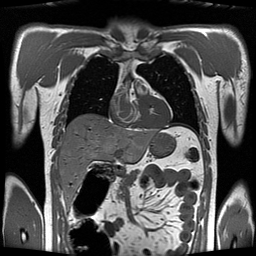
%> input picture Lab9/Q1/S3_Q1_utils/thorax_t1.jpg, 256 x 256 px
$ octave Lab9_Q1.m   (GNU Octave 9; MATLAB toolbox functions it lacks are replaced by stand-ins)
%> lines starting %> are read from the running program, lines starting %| are printed output that depends on the picture; in (x1, y1, x2, y2) boxes, pixels count from 0 and x2, y2 are one past the last pixel; in counts of white or black regions, pixels touching at a corner belong together; the program's own positions count from 1
%% Q1
clc;
clear;
close all;

img = imread('S3_Q1_utils\thorax_t1.jpg'); %Loading Image
%> img is the input picture: size 256x256x3 uint8; min 0, max 255, mean 77.7

img = double(img(:,:,1));
%> img: size 256x256 double

%Choosing the central points of the organs (visually)
lung1_center = [91; 95];
lung2_center = [90; 175];
liver_center = [151; 90];


%Finding the values of the central points:
lung1_val = img(lung1_center(1), lung1_center(2));
%> lung1_val = 9
lung2_val = img(lung2_center(1), lung2_center(2));
%> lung2_val = 13
liver_val = img(liver_center(1), liver_center(2));
%> liver_val = 97


%Setting a threshold for comparing the intensity of adjacent points with the center:
lung1_thr = 0.5*lung1_val;
%> lung1_thr = 4.5
lung2_thr = 0.5*lung2_val;
%> lung2_thr = 6.5
liver_thr = 0.25*liver_val;
%> liver_thr = 24.25


figure;
imshow(uint8(img));
title("Original Image");

%Setting a mask based on defined thresholds:
lung1_mask = abs(img - lung1_val) <= lung1_thr;
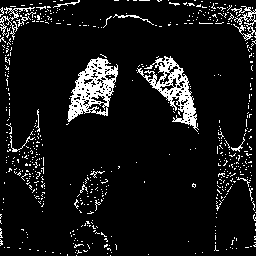
%> lung1_mask: size 256x256 logical; 8.5% white in thin lines or dots
lung2_mask = abs(img - lung2_val) <= lung2_thr;
%> lung2_mask: size 256x256 logical; 7.7% white; 464 white regions (451 under 20 px), largest, box (x1, y1, x2, y2) and area: (66, 56, 119, 125) 1697, (136, 54, 198, 132) 1627, (103, 15, 153, 28) 104
liver_mask = abs(double(liver_val) - double(img)) <= liver_thr;
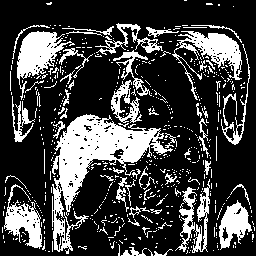
%> liver_mask: size 256x256 logical; 25.9% white; 561 white regions (502 under 20 px), largest, box (x1, y1, x2, y2) and area: (52, 114, 173, 254) 5095, (17, 31, 75, 100) 1512, (172, 31, 242, 100) 1462

%Points that are considered as each organ (1 if it is considered and 0 if it is not)
lung1_points = zeros(size(img));
lung2_points = zeros(size(img));
liver_points = zeros(size(img));

lung1_points(lung1_center(1), lung1_center(2)) = 1;
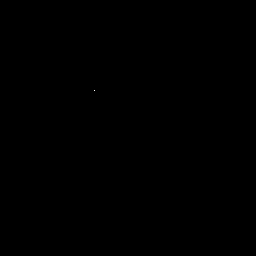
%> lung1_points: size 256x256 double; values 0 (black) and 1 (white), 0% white in thin lines or dots, all inside (x1, y1, x2, y2) = (94, 90, 95, 91)
lung2_points(lung2_center(1), lung2_center(2)) = 1;
%> lung2_points: size 256x256 double; values 0 (black) and 1 (white), 0% white in thin lines or dots, all inside (x1, y1, x2, y2) = (174, 89, 175, 90)
liver_points(liver_center(1), liver_center(2)) = 1;
%> liver_points: size 256x256 double; values 0 (black) and 1 (white), 0% white in thin lines or dots, all inside (x1, y1, x2, y2) = (89, 150, 90, 151)


%**********************For right lung:***************************
tmp = 0;
while tmp < length(find(lung1_points))
    tmp = length(find(lung1_points)); %Previous number of points for the organ
    [lung1_points_y, lung1_points_x] = find(lung1_points == 1); %Currently selected points
    current_points = [lung1_points_y.';lung1_points_x.'];

    up_points = [lung1_points_y.'-1;lung1_points_x.']; %one pixel upper than current points
    down_points = [lung1_points_y.'+1;lung1_points_x.']; %one pixel lower than current points
    left_points = [lung1_points_y.';lung1_points_x.'-1]; %on the left of the current points
    right_points = [lung1_points_y.';lung1_points_x.'+1]; %on the right of the current points

    for j = 1:size(lung1_points_y)

        %Setting all adjacent points to 1:
        lung1_points(up_points(1,j), up_points(2,j)) = 1;
        lung1_points(down_points(1,j), down_points(2,j)) = 1;
        lung1_points(left_points(1,j), left_points(2,j)) = 1;
        lung1_points(right_points(1,j), right_points(2,j)) = 1;
    end

    %Comparing current points with the defined mask:
    lung1_points = lung1_points.*lung1_mask;
end
%> this loop made 58 passes
%> tmp on passes 4 to 15: 23, 36, 52, 70, 90, 112, 134, 156, 182, 208, 238, 273
%> (tmp, current_points, up_points, down_points, left_points, right_points) on pass 2: (5, [91 90 91 92 91; 94 95 95 95 96], [90 89 90 91 90; 94 95 95 95 96], [92 91 92 93 92; 94 95 95 95 96], [91 90 91 92 91; 93 94 94 94 95], [91 90 91 92 91; 95 96 96 96 97])
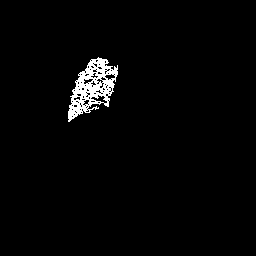
%> lung1_points: size 256x256 double; values 0 (black) and 1 (white), 2.2% white; 1 white region, box (x1, y1, x2, y2) and area: (68, 57, 118, 122) 1456
%******************************************************************


%************************For left lung:***************************
tmp = 0;
i = 0;
while tmp < length(find(lung2_points))
    i = i+1;
    tmp = length(find(lung2_points));
    [lung2_points_y, lung2_points_x] = find(lung2_points == 1); %Currently selected points
    current_points = [lung2_points_y.';lung2_points_x.'];

    up_points = [lung2_points_y.'-1;lung2_points_x.'];
    down_points = [lung2_points_y.'+1;lung2_points_x.'];
    left_points = [lung2_points_y.';lung2_points_x.'-1];
    right_points = [lung2_points_y.';lung2_points_x.'+1];

for j = 1:size(lung2_points_y)
    lung2_points(up_points(1,j), up_points(2,j)) = 1;
    lung2_points(down_points(1,j), down_points(2,j)) = 1;
    lung2_points(left_points(1,j), left_points(2,j)) = 1;
    lung2_points(right_points(1,j), right_points(2,j)) = 1;

end

    lung2_points = lung2_points.*lung2_mask;
end
%> this loop made 63 passes
%> tmp on passes 4 to 15: 22, 33, 48, 65, 81, 102, 124, 149, 176, 203, 240, 277
%> (tmp, current_points, up_points, down_points, left_points, right_points) on pass 2: (5, [90 89 90 91 90; 174 175 175 175 176], [89 88 89 90 89; 174 175 175 175 176], [91 90 91 92 91; 174 175 175 175 176], [90 89 90 91 90; 173 174 174 174 175], [90 89 90 91 90; 175 176 176 176 177])
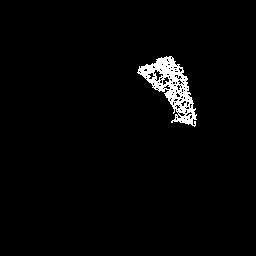
%> lung2_points: size 256x256 double; values 0 (black) and 1 (white), 2.4% white; 1 white region, box (x1, y1, x2, y2) and area: (137, 56, 197, 127) 1573
%> after the loop, i = 63
%******************************************************************


%************************For liver:********************************
r_thr = 125;

tmp = 0;
while tmp < length(find(liver_points))
    tmp = length(find(liver_points));
    disp(tmp);
    [liver_points_y, liver_points_x] = find(liver_points == 1); %Currently selected points
    current_points = [liver_points_y.';liver_points_x.'];


    up_points = [liver_points_y.'-1;liver_points_x.'];
    down_points = [liver_points_y.'+1;liver_points_x.'];
    left_points = [liver_points_y.';liver_points_x.'-1];
    right_points = [liver_points_y.';liver_points_x.'+1];

    down_points(:, down_points(1,:)>255) = [];
    for j = 1:size(liver_points_y)
        liver_points(up_points(1,j), up_points(2,j)) = 1;
        liver_points(down_points(1,j), down_points(2,j)) = 1;
        liver_points(left_points(1,j), left_points(2,j)) = 1;
        liver_points(right_points(1,j), right_points(2,j)) = 1;
    end

    liver_points = liver_points.*liver_mask;

    %If we're going too far away, stop the exploration
    out_of_range_points = find(abs(current_points(1,:) - liver_center(1)) + abs(current_points(2,:) - liver_center(2)) > r_thr);
    if ~isempty(out_of_range_points)
        liver_points(out_of_range_points) = 0;
        break;
    end
end
%> this loop made 127 passes
%> tmp on passes 4 to 15: 25, 41, 60, 81, 106, 136, 170, 207, 247, 291, 335, 384
%> (tmp, current_points, up_points, left_points, right_points) on pass 2: (5, [151 150 151 152 151; 89 90 90 90 91], [150 149 150 151 150; 89 90 90 90 91], [151 150 151 152 151; 88 89 89 89 90], [151 150 151 152 151; 90 91 91 91 92])
%| 5
%| 13
%| 25
%| 41
%| 60
%| 81
%| 106
%| 136
%> (further printed lines are left out)
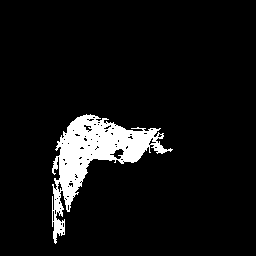
%> liver_points: size 256x256 double; values 0 (black) and 1 (white), 7.2% white; 1 white region, box (x1, y1, x2, y2) and area: (52, 114, 173, 244) 4707
%******************************************************************


figure;

subplot(121);
final_img1 = imread('S3_Q1_utils\thorax_t1.jpg');

added_lung1 = uint8(zeros(size(final_img1)));
added_lung1(:,:,2) = 255*uint8(lung1_points);

added_lung2 = uint8(zeros(size(final_img1)));
added_lung2(:,:,2) = 255*uint8(lung2_points);

final_img1 = final_img1 + added_lung1 + added_lung2;
imshow(final_img1);
title("Lungs Detected");


subplot(122);
final_img2 = imread('S3_Q1_utils\thorax_t1.jpg');

added_liver = uint8(zeros(size(final_img2)));
added_liver(:,:,2) = 255*uint8(liver_points);

final_img2 = final_img2 + added_liver;
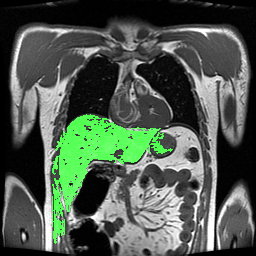
%> final_img2: size 256x256x3 uint8; mean R, G, B 77.7, 89.4, 77.7
imshow(final_img2);
title("Liver Detected");


%% functions

function newPoints = checkAdjacents(centerP, lung1_center, lung1_val, lung1_thr, img, checked_points)
%Output Dim = 2*N
    if (centerP(1) == lung1_center(1) && centerP(2) == lung1_center(2))
        newPoints = [];
        disp(newPoints)
    else
        newPoints = checked_points;
    end

    leftP = [centerP(1); centerP(2)-1];
    rightP = [centerP(1); centerP(2)+1];
    upP = [centerP(1)-1; centerP(2)];
    downP = [centerP(1)+1; centerP(2)];

    disp(centerP)

    find(checked_points(1, :) == leftP(1));

    if abs(img(leftP(2), leftP(1)) - lung1_val) <= lung1_thr
        newPoints = [newPoints, leftP];
        checked_points = newPoints;
        newPoints = [newPoints, checkAdjacents(leftP, lung1_center, lung1_val, lung1_thr, img, checked_points)];
    end
    if abs(img(rightP(2), rightP(1)) - lung1_val) <= lung1_thr
        newPoints = [newPoints, rightP];
        checked_points = newPoints;
        newPoints = [newPoints, checkAdjacents(rightP, lung1_center, lung1_val, lung1_thr, img, checked_points)];
    end
    if abs(img(upP(2), upP(1)) - lung1_val) <= lung1_thr
        newPoints = [newPoints, upP];
        checked_points = newPoints;
        newPoints = [newPoints, checkAdjacents(upP, lung1_center, lung1_val, lung1_thr, img, checked_points)];
    end
    if abs(img(downP(2), downP(1)) - lung1_val) <= lung1_thr
        newPoints = [newPoints, downP];
        checked_points = newPoints;
        newPoints = [newPoints, checkAdjacents(downP, lung1_center, lung1_val, lung1_thr, img, checked_points)];
    end
end
